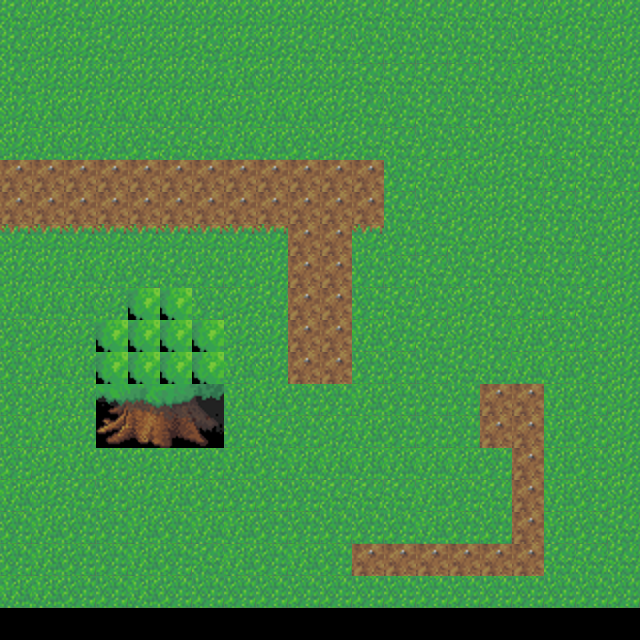

A 2D game scene composited from a Tiled map and its tileset images. What follows is a short description and the map's XML, with each tile layer's data collapsed to a summary:
An orthogonal 20x20 tile map with 32x32 px tiles, 1 tile layer (background), 3 tilesets.

<map version="1.0" orientation="orthogonal" width="20" height="20" tilewidth="32" tileheight="32">
 <tileset firstgid="1" name="grass-tiles-2-small" tilewidth="32" tileheight="32">
  <image source="grass-tiles-2-small.png" width="384" height="192" />
 </tileset>
 <tileset firstgid="73" name="tree" tilewidth="32" tileheight="32">
  <image source="tree2-final.png" width="256" height="256" />
 </tileset>
 <tileset firstgid="137" name="top" tilewidth="32" tileheight="32">
  <image source="tree2-final.png" width="256" height="256" />
 </tileset>
 <layer name="background" width="20" height="20">
  <data>[400 cells, 380 non-empty, 15 distinct tile ids]</data>
 </layer>
</map>
